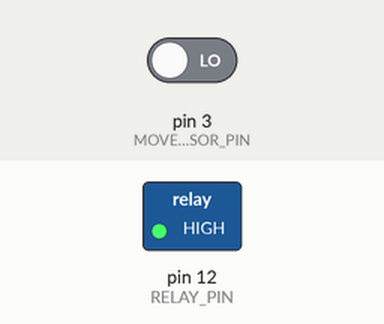
Bench run of a sketch on a simulated Arduino Uno, built with avr-gcc and run on an emulated ATmega328P. Shown: switched loads named in the sketch (green lamp = pin HIGH). Inputs (shaded band) come from the test bench; at power-on: pin 3 (MOVE_SENSOR_PIN) LOW.

Above: at 0.1 s.
Timing chart, 0 to 1.6 s (numbered marks = the images above):
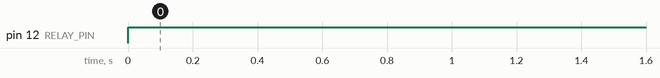

Measured:
- by itself, pin 12 (RELAY_PIN): LOW → HIGH at 0.00 s

The sketch:

StairsLight.ino
```cpp
/** Устанавливаем максимальное колличество секунд, при которых свет будет гореть без наличия движения */
#define MAX_SEK_USE_LED_COUNT 15

/** Номер пина Arduino, к которому подключено реле */
#define RELAY_PIN 12

/** Номер пина к которому подключён датчик движения */
#define MOVE_SENSOR_PIN 3

#define PHOTO_PIN A1

/** Переменная хранит время оставшиеся до отключения света */
double useLedTime = 0;


void setup() {
    //Запускаем arduino на порте 9600, для общения с компьютером
//    Serial.begin(9600);

    pinMode(RELAY_PIN, OUTPUT);
    pinMode(MOVE_SENSOR_PIN, INPUT);
}

void loop() {
    boolean haveMove = isMoveEnable(MOVE_SENSOR_PIN);

//    Serial.println(haveMove);
//    Serial.println(useLedTime);


    if (haveMove && analogRead(PHOTO_PIN) > 700) {
        digitalWrite(RELAY_PIN, false);
        useLedTime = MAX_SEK_USE_LED_COUNT;
    } else {
        if (useLedTime <= 0) {
            digitalWrite(RELAY_PIN, true);
        } else if (useLedTime <= 0.1) {
            useLedTime -= 0.1;
        } else {
            useLedTime -= 0.1;
        }
    }

    delay(100);
}

/**
 * Функция определяет наличие движения с помощью датчика движения
 *
 * @param moveSensorPin - намер пина, к которому подключён датчик движения
 * prevState - переменная, которая хранит предыдущее значение наличия движения.
 *
 * @return {true}, если датчик зафиксировал движение
 */
int prevState = LOW;
boolean isMoveEnable(int moveSensorPin) {
    boolean val = digitalRead(moveSensorPin);
    if (val != prevState) {
        prevState = val;
        return true;
    }
    return false;
}
```
